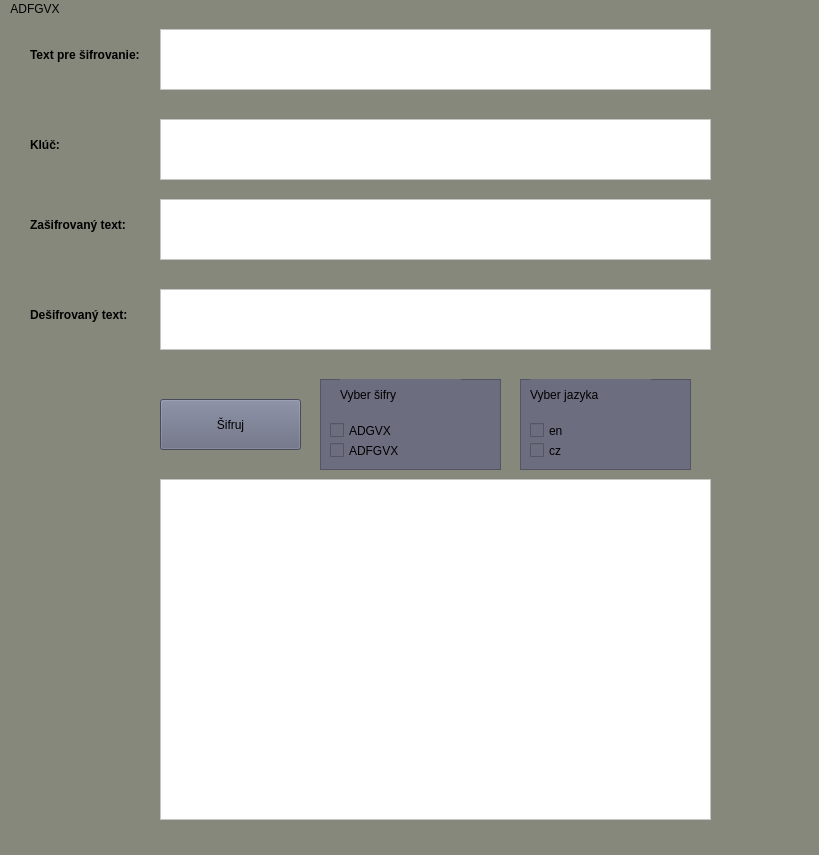
<?xml version="1.0" encoding="UTF-8"?>
<ui version="4.0">
 <class>MainWindow</class>
 <widget class="QMainWindow" name="MainWindow">
  <property name="geometry">
   <rect>
    <x>0</x>
    <y>0</y>
    <width>819</width>
    <height>855</height>
   </rect>
  </property>
  <property name="windowTitle">
   <string>MainWindow</string>
  </property>
  <property name="styleSheet">
   <string notr="true">background-color: rgb(255, 255, 127);
background-color: rgb(134, 136, 123);</string>
  </property>
  <widget class="QWidget" name="centralwidget">
   <widget class="QPushButton" name="pushButton_encrypt">
    <property name="geometry">
     <rect>
      <x>160</x>
      <y>380</y>
      <width>141</width>
      <height>51</height>
     </rect>
    </property>
    <property name="styleSheet">
     <string notr="true">background-color: rgb(255, 255, 255);
background-color: rgb(101, 105, 127);</string>
    </property>
    <property name="text">
     <string>Šifruj</string>
    </property>
   </widget>
   <widget class="QTableWidget" name="Mattica">
    <property name="geometry">
     <rect>
      <x>160</x>
      <y>460</y>
      <width>551</width>
      <height>341</height>
     </rect>
    </property>
    <property name="styleSheet">
     <string notr="true">background-color: rgb(255, 255, 255);</string>
    </property>
   </widget>
   <widget class="QTextEdit" name="vstupText">
    <property name="geometry">
     <rect>
      <x>160</x>
      <y>10</y>
      <width>551</width>
      <height>61</height>
     </rect>
    </property>
    <property name="styleSheet">
     <string notr="true">background-color: rgb(255, 255, 255);</string>
    </property>
   </widget>
   <widget class="QTextEdit" name="kluc">
    <property name="geometry">
     <rect>
      <x>160</x>
      <y>100</y>
      <width>551</width>
      <height>61</height>
     </rect>
    </property>
    <property name="styleSheet">
     <string notr="true">
background-color: rgb(255, 255, 255);</string>
    </property>
   </widget>
   <widget class="QLabel" name="label">
    <property name="geometry">
     <rect>
      <x>30</x>
      <y>20</y>
      <width>111</width>
      <height>31</height>
     </rect>
    </property>
    <property name="font">
     <font>
      <weight>75</weight>
      <bold>true</bold>
     </font>
    </property>
    <property name="text">
     <string>Text pre šifrovanie:</string>
    </property>
   </widget>
   <widget class="QLabel" name="label_2">
    <property name="geometry">
     <rect>
      <x>30</x>
      <y>110</y>
      <width>51</width>
      <height>31</height>
     </rect>
    </property>
    <property name="font">
     <font>
      <weight>75</weight>
      <bold>true</bold>
     </font>
    </property>
    <property name="text">
     <string>Klúč: </string>
    </property>
   </widget>
   <widget class="QTextEdit" name="sifrovanyText">
    <property name="geometry">
     <rect>
      <x>160</x>
      <y>180</y>
      <width>551</width>
      <height>61</height>
     </rect>
    </property>
    <property name="styleSheet">
     <string notr="true">background-color: rgb(255, 255, 255);</string>
    </property>
   </widget>
   <widget class="QLabel" name="label_3">
    <property name="geometry">
     <rect>
      <x>30</x>
      <y>190</y>
      <width>101</width>
      <height>31</height>
     </rect>
    </property>
    <property name="font">
     <font>
      <weight>75</weight>
      <bold>true</bold>
     </font>
    </property>
    <property name="text">
     <string>Zašifrovaný text:</string>
    </property>
   </widget>
   <widget class="QLabel" name="label_4">
    <property name="geometry">
     <rect>
      <x>30</x>
      <y>280</y>
      <width>121</width>
      <height>31</height>
     </rect>
    </property>
    <property name="font">
     <font>
      <weight>75</weight>
      <bold>true</bold>
     </font>
    </property>
    <property name="text">
     <string>Dešifrovaný text:</string>
    </property>
   </widget>
   <widget class="QTextEdit" name="desifra">
    <property name="geometry">
     <rect>
      <x>160</x>
      <y>270</y>
      <width>551</width>
      <height>61</height>
     </rect>
    </property>
    <property name="styleSheet">
     <string notr="true">background-color: rgb(255, 255, 255);</string>
    </property>
   </widget>
   <widget class="QFrame" name="frame">
    <property name="geometry">
     <rect>
      <x>320</x>
      <y>360</y>
      <width>181</width>
      <height>91</height>
     </rect>
    </property>
    <property name="styleSheet">
     <string notr="true">background-color: rgb(255, 255, 255);
background-color: rgb(108, 110, 127);</string>
    </property>
    <property name="frameShape">
     <enum>QFrame::StyledPanel</enum>
    </property>
    <property name="frameShadow">
     <enum>QFrame::Raised</enum>
    </property>
    <widget class="QLabel" name="label_5">
     <property name="geometry">
      <rect>
       <x>20</x>
       <y>0</y>
       <width>121</width>
       <height>31</height>
      </rect>
     </property>
     <property name="text">
      <string>Vyber šifry</string>
     </property>
    </widget>
    <widget class="QCheckBox" name="ADFGVX">
     <property name="geometry">
      <rect>
       <x>10</x>
       <y>60</y>
       <width>111</width>
       <height>23</height>
      </rect>
     </property>
     <property name="text">
      <string>ADFGVX</string>
     </property>
    </widget>
    <widget class="QCheckBox" name="ADGVX">
     <property name="geometry">
      <rect>
       <x>10</x>
       <y>40</y>
       <width>111</width>
       <height>23</height>
      </rect>
     </property>
     <property name="text">
      <string>ADGVX</string>
     </property>
    </widget>
   </widget>
   <widget class="QFrame" name="frame_3">
    <property name="geometry">
     <rect>
      <x>520</x>
      <y>360</y>
      <width>171</width>
      <height>91</height>
     </rect>
    </property>
    <property name="styleSheet">
     <string notr="true">background-color: rgb(255, 255, 255);
background-color: rgb(108, 110, 127);</string>
    </property>
    <property name="frameShape">
     <enum>QFrame::StyledPanel</enum>
    </property>
    <property name="frameShadow">
     <enum>QFrame::Raised</enum>
    </property>
    <widget class="QCheckBox" name="ceska">
     <property name="geometry">
      <rect>
       <x>10</x>
       <y>60</y>
       <width>111</width>
       <height>23</height>
      </rect>
     </property>
     <property name="text">
      <string>cz</string>
     </property>
    </widget>
    <widget class="QCheckBox" name="anglicka">
     <property name="geometry">
      <rect>
       <x>10</x>
       <y>40</y>
       <width>111</width>
       <height>23</height>
      </rect>
     </property>
     <property name="text">
      <string>en</string>
     </property>
    </widget>
    <widget class="QLabel" name="label_6">
     <property name="geometry">
      <rect>
       <x>10</x>
       <y>0</y>
       <width>121</width>
       <height>31</height>
      </rect>
     </property>
     <property name="text">
      <string>Vyber jazyka</string>
     </property>
    </widget>
   </widget>
  </widget>
  <widget class="QMenuBar" name="menubar">
   <property name="geometry">
    <rect>
     <x>0</x>
     <y>0</y>
     <width>819</width>
     <height>20</height>
    </rect>
   </property>
   <widget class="QMenu" name="menuADFGVX_ifra">
    <property name="title">
     <string>ADFGVX</string>
    </property>
   </widget>
   <addaction name="menuADFGVX_ifra"/>
  </widget>
  <widget class="QStatusBar" name="statusbar"/>
 </widget>
 <resources/>
 <connections/>
</ui>
